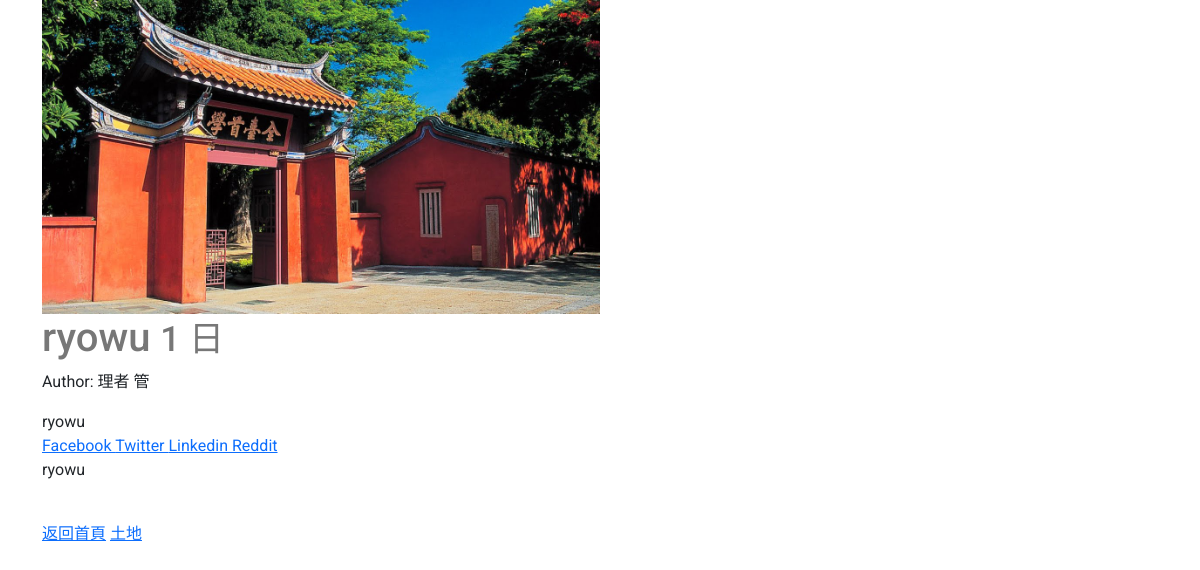
/posts/ryowu/, run on the app's committed database.
### posts/models.py (models this page shows, shortened)
class Post(models.Model):
  user=models.ForeignKey(settings.AUTH_USER_MODEL,default=1,on_delete=models.CASCADE)
  title=models.CharField(max_length=120)
  slug=models.SlugField(unique=True)
  image=models.ImageField(upload_to=upload_location,
    null=True,
    blank=True,
    height_field="height_field",
    width_field="width_field"
    )
  height_field=models.IntegerField(default=0)
  width_field=models.IntegerField(default=0)
  content=models.TextField()
  updated=models.DateTimeField(auto_now=True,auto_now_add=False)
  timestamp=models.DateTimeField(auto_now=False,auto_now_add=True)

### posts/views.py (the view)
# urls.py: path('<str:slug>/', post_detail,name="detail"),
def post_detail(request,slug=None):
  instance = get_object_or_404(Post,slug=slug)
  share_string=quote_plus(instance.content)
  context={
    "title" : instance.title,
    "instance" : instance,
    "share_string": share_string,
  }
  return render(request, "post_detail.html",context)

### posts/templatetags/urlify.py (called while the page is built)
@register.filter
def urlify(value):
  return quote_plus(value)

### templates/post_detail.html (shortened to what this page needs)
{% extends "base.html" %}
{% load urlify %}
{% block content %}
  <div class="col-sm-6 col-sm-offset-3">
    {% if instance.image %}
      <img src="{{ instance.image.url }}" class="img-fluid" />
    {% endif %}
    <h1>{{ instance.title }} <small>{{ instance.timestamp|timesince }}</small></h1>
    {% if instance.user.get_full_name %}
      <p>Author: {{ instance.user.get_full_name }}</p>
    {% endif %}
    {{ instance.content|truncatechars:20|urlify }}<br>
    <a href="https://www.facebook.com/sharer/sharer.php?u={{ request.build_absolute_uri }}">
      Facebook
    </a>
    <a href="https://twitter.com/home?status={{ instance.content|truncatechars:80|urlify }}%20{{ request.build_absolute_uri }}">
      Twitter
    </a>
    <a href='https://plus.google.com/share?url={{ request.build_absolute_uri }}'>
    <a href="https://www.linkedin.com/shareArticle?mini=true&url={{ request.build_absolute_uri }}&title={{ instance.title }}&summary={{ share_string }}&source={{ request.build_absolute_uri }}">
      Linkedin
    </a>
    <a href="http://www.reddit.com/submit?url={{ request.build_absolute_uri }}&title={{ share_string }}.">  Reddit
    </a>
    {{ instance.content |linebreaks }}<br/>
  </div>
<a href="{% url 'posts:list' %}">返回首頁</a>
<a href="{% url 'posts:landcreate' id=instance.id %}">土地</a>
{% endblock content %}

### posts/static/css/base.css (style rules this page uses)
body { font-family: 'Roboto','Noto Sans TC', sans-serif; }
h1 { color:#777777; }

### data on the page
Post: image (picture), title "ryowu", timestamp "1 日", user.get_full_name "理者 管", content|urlify "ryowu", content "ryowu"
